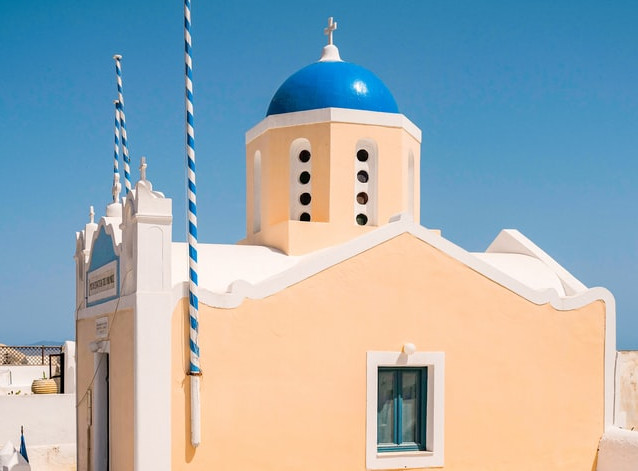
#> input picture data/church.jpg, 638 x 471 px
$ jupyter execute 2.5-edge_detection.ipynb   (shell and % lines are left out)
#> lines starting #> are read from the running program, lines starting #| are printed output that depends on the picture
[](https://colab.research.google.com/github/vmetsis/cads-cv/blob/main/2.5-edge_detection.ipynb)

# Edge Detection

## Download the Data

[cell 1]
# If running on Google Colab, download the data first.

import os
import sys

# [12 lines left out: functions download_files, download_data, not called in this run]

if 'google.colab' in sys.modules:
    download_data()

## Canny Edge Detector

Edge detection is a popular image processing technique that is used to detect the edges of an image. The edges are defined as the points where the intensity changes abruptly. One way to detect the edges is to use the Sobel filter. However, as we saw in the prevous example, the gradient values returned by the sobel filter, after calculating the gradient in all directions, can be any real number. To decide if a pixel is an edge or not, we need to use a threshold and convert the gradient to a binary value. Depending on the threshold value, the strength of the gradient and the noise levels in the image, the white pixels that we get from this process can be either edges or not edges.

The **Canny Edge Detector** is an algorithm that tries to solve those problems by following a few simple steps:
- **Step 1**: Blur the image to reduce noise by applying a Gaussian filter.
- **Step 2**: Calculate the gradient in all directions using the Sobel filter.
- **Step 3**: Calculate the magnitude of the gradient at each pixel.
- **Step 4**: Calculate the direction of the gradient at each pixel.
- **Step 5**: Apply a non-maximum suppression to remove spurious edges.
- **Step 6**: Apply a hysteresis threshold to identify the edges.

Let's apply the Canny edge detection to the church image from the example above. The Canny edge detection is implemented as the function `cv.Canny`.

The parameters of the Canny edge detection are:
- img: The image to be filtered.
- threshold1: The first threshold for the hysteresis procedure.
- threshold2: The second threshold for the hysteresis procedure.
- apertureSize: The aperture (filter) size for the Sobel operator. Commonly apertureSize=3.
- L2gradient: A flag that indicates whether we want to use a L2-norm (true) or L1-norm (false) for the gradient.
- **Returns**: The edges of the image.
- **See also**: [Canny edge detection](https://docs.opencv.org/4.x/dd/d1a/group__imgproc__feature.html#ga04723e007ed888ddf11d9ba04e2232de)

[cell 2]
import cv2 as cv
import numpy as np
from matplotlib import pyplot as plt


img = cv.imread('data/church.jpg', cv.IMREAD_GRAYSCALE)
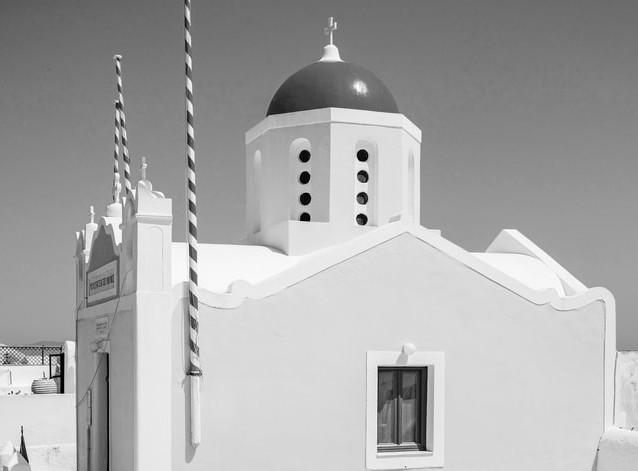
#> img: shape (471, 638); min 0, max 255, mean 168.6

edges = cv.Canny(img, threshold1=30, threshold2=200, apertureSize=3, L2gradient=True)    # Canny edge detection
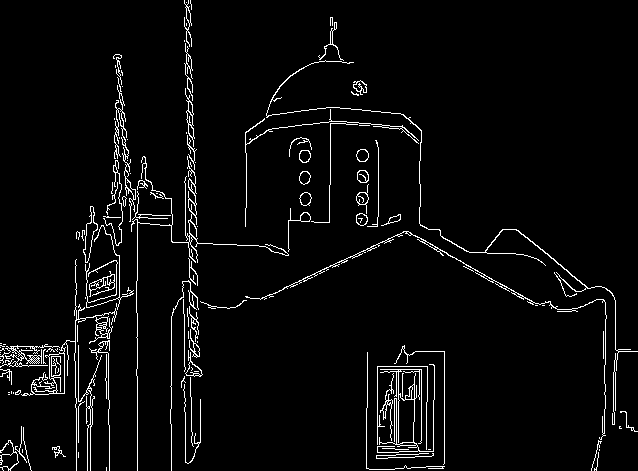
#> edges: shape (471, 638); 3.9% white in thin lines or dots

# Show original image and edges
plt.figure(figsize=(15, 5))
plt.subplot(121)
plt.imshow(img, cmap='gray'), plt.title('Original image')
plt.subplot(122)
plt.imshow(edges, cmap='gray'), plt.title('Edges')
plt.show()
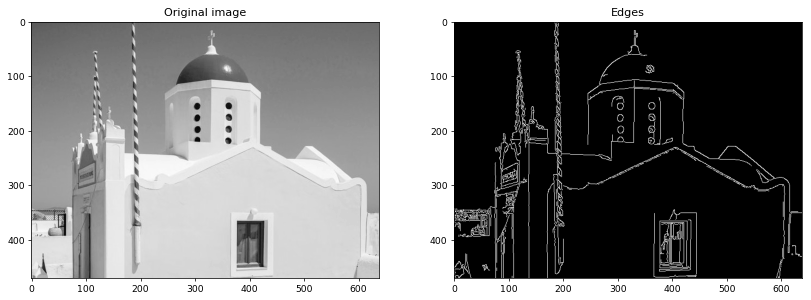
#> figure drawn by matplotlib, 2 panels

### Discussion on the Canny edge detection
Let's now discuss each one of the parameters of the Canny edge detection in more detail.

#### 1. Blur the image
Bluring the image helps reduce noise and spurious edges. That way we can generate a more "clean" edge image.

#### 2. Calculate the gradient in all directions using the Sobel filter
Applying the Sobel filter in all directions helps to calculate the gradient in all directions. The magnitue and the direction of the gradient at each pixel are calculated and used in the next steps.

#### 3. Calculate the magnitude of the gradient at each pixel
The magnitude of the gradient at each pixel is calculated using the L1 or L2-norm. If $ I_x = dI/dx $ and $ I_y = dI/dy $, then the magnitude of the gradient at each pixel is calculated as:

The L1-norm is the sum of the absolute values of the gradient at each pixel: $ Grad_{L_1} =|I_x|+|I_y| $.

The L2-norm is the square root of the sum of the squares of the gradient at each pixel. $ Grad_{L_2} =\sqrt{I_x^2+I_y^2} $.

Where $ dI/dx $ is the derivative of the intensity with respect to the x-axis and $ dI/dy $ is the derivative of the intensity with respect to the y-axis, as calculated by the Sobel filter.

#### 4. Calculate the direction of the gradient at each pixel
The direction of the gradient is the direction of the fastest change in intensity, and it is a unit vector perpendicular to the edge. The direction of the gradient at each pixel is calculated as the slope $ \theta $ of the gradient vector, using the arctangent of the gradient vector. The arctangent is the angle between the x-axis and the gradient. The angle is measured in radians but it can also be converted to degrees.
$$ \theta = \arctan(I_y/I_x) $$

#### 5. Apply a non-maximum suppression to remove spurious edges
The non-maximum suppression is a technique for making edges one pixel thick. The principle is simple: the algorithm goes through all the points on the gradient intensity matrix and finds the pixels with the maximum value in the edge directions. If the pixel is not in the edge direction, then it is set to 0. If a pixel is in the edge direction but it is not the maximum value, i.e. the strongest pixel in the edge direction, then it is set to 0. If the pixel is in the edge direction and it is the maximum value, then we keep it.

#### 6. Apply a hysteresis threshold to identify the edges
The hysteresis threshold is a technique for deciding if a pixel is an edge pixel or not when binarizing the edge image. The algorithm goes through all the pixels in the image and if the pixel is below the low threshold, then it is set to 0. If the pixel is above the high threshold, then it is set to 1. If the pixel is between the low and high thresholds, then it is set to 1 only if it is connected to a pixel that is above the high threshold. The effect of this process is that it creates more continuous edges.

One question that remains is how to decide the low and high thresholds. The simple way is to try different values and see which one works best visually. A more automated way is to use Otsu's method to determine the high threshold on the non-maximum suppressed gradient magnitude image to generate the high threshold. The low threshold is typically set to 1/2 of the high threshold in this case. Since the gradient magnitude image is continuous-valued without a well-defined maximum, Otsu's method has to be adapted to use value/count pairs instead of a complete histogram.

## Appendix

### Bilinear Interpolation

The term "bilinear" in "bilinear interpolation" refers to the use of linear interpolation in two dimensions. The term can be broken down into "bi-" meaning two, and "linear," which indicates the type of interpolation. Here's a quick rundown of how it works:

1. **Horizontal Interpolation**: For each of the two "lines" of pixel values that are closest to the target point in the vertical direction, a linear interpolation is performed in the horizontal direction. Essentially, you're finding an approximate value along each of the two horizontal lines nearest to the point.

2. **Vertical Interpolation**: Then, using the results of the two horizontal interpolations, another linear interpolation is performed in the vertical direction to find the approximate value at the target point.

So you perform one linear interpolation for the rows ("top" and "bottom" rows) and another linear interpolation for the columns ("left" and "right" columns), hence "bilinear."

Mathematically, if $ f(x, y) $ is the function representing the image, and you want to interpolate the value at a point $(x, y)$ using the four surrounding points $(x_0, y_0), (x_1, y_0), (x_0, y_1), (x_1, y_1)$, the bilinear interpolation formula would look something like this:

$
f(x, y) = (1 - x) \times (1 - y) \times f(x_0, y_0) + x \times (1 - y) \times f(x_1, y_0) + x \times y \times f(x_1, y_1) + (1 - x) \times y \times f(x_0, y_1)
$

Each term is a linear interpolation in one dimension, and the entire formula is a combination of these linear interpolations in two dimensions.

[cell 3]
import numpy as np

def bilinear_interpolation(image, x, y):
    rows, cols = image.shape
    x1, y1 = np.floor(x).astype(int), np.floor(y).astype(int)
    x2, y2 = np.ceil(x).astype(int), np.ceil(y).astype(int)

    # Clip the indices to lie within the valid range to avoid out-of-bounds errors
    x1 = np.clip(x1, 0, rows-1)
    y1 = np.clip(y1, 0, cols-1)
    x2 = np.clip(x2, 0, rows-1)
    y2 = np.clip(y2, 0, cols-1)

    q11 = image[x1, y1]
    q21 = image[x2, y1]
    q12 = image[x1, y2]
    q22 = image[x2, y2]

    return q11 * (x2 - x) * (y2 - y) + q21 * (x - x1) * (y2 - y) + q12 * (x2 - x) * (y - y1) + q22 * (x - x1) * (y - y1)

# Example usage
image = np.array([[1, 2],
                  [3, 4]], dtype=float)

row = 0.5
col = 0.5

result = bilinear_interpolation(image, row, col)
print("Interpolated value:", result)

### Non-Maxima Suppression

Non-Maxima Suppression (NMS) is a crucial step in edge detection algorithms such as the Canny edge detector. Its primary role is to thin the edges, ensuring that they are sharp and well-defined. The algorithm works by preserving the local maxima in the gradient magnitude of the image while setting the other pixels to zero, effectively suppressing non-maximal pixels.

#### Algorithm Steps

1. **Input**:
    - The gradient magnitude (`grad_norms`) of an image, which quantifies the "edginess" at each pixel.
    - The gradient direction (`thetas`) at each pixel, typically in degrees or radians.
    - The distance (`distance`) parameter, which defines how far to look when comparing the gradient magnitude with its neighbors along the gradient direction.

2. **Initialization**:
    - Initialize an output array, `result`, with the same dimensions as the input image, setting all elements to zero.
    - Convert gradient directions to radians if they are given in degrees.

3. **Padding**:
    - Pad the gradient magnitude array with zeros to handle boundary cases.

4. **Loop Over Pixels**:
    - For each pixel (ignoring a margin around the edges), do the following:
        - Find the gradient magnitude and direction at the current pixel.
        - Calculate the coordinates of two points along the gradient direction, one in the positive direction (`value1`) and one in the negative direction (`value2`), separated by a distance specified by the `distance` parameter.
        - Use bilinear interpolation to find the gradient magnitudes at these two points.
        - Compare the gradient magnitude of the current pixel with those of the two interpolated points:
            - If the gradient magnitude at the current pixel is greater than or equal to both `value1` and `value2`, it is considered a local maximum. Keep this value in the `result` array.
            - Otherwise, set the value in the `result` array to zero, effectively suppressing the non-maxima.

5. **Output**:
    - The `result` array, which contains thinned edges, is returned.

#### Mathematical Formulation

For a given pixel at location $ (x, y) $ with gradient magnitude $ M(x, y) $ and gradient direction $ \theta(x, y) $, the algorithm checks the gradient magnitudes at two points along the gradient direction:

$$
\begin{align*}
(x_1, y_1) &= (x + \text{distance} \cdot \sin(\theta), y + \text{distance} \cdot \cos(\theta)) \\
(x_2, y_2) &= (x - \text{distance} \cdot \sin(\theta), y - \text{distance} \cdot \cos(\theta))
\end{align*}
$$

Then, $ M(x, y) $ is kept as-is if $ M(x, y) \geq M(x_1, y_1) $ and $ M(x, y) \geq M(x_2, y_2) $.

#### Why is it Important?

Non-Maxima Suppression helps in reducing the thickness of the edges to a single-pixel width, making the edges more accurate and easier to analyze. This makes the subsequent steps in edge detection more effective, leading to better overall results.

#### Advantages

1. Improves edge localization.
2. Reduces false positives by eliminating pixels that are not part of a true edge.
3. Produces cleaner and sharper edges, aiding in better image segmentation and object recognition.

By understanding how non-maxima suppression works, one can better appreciate its crucial role in edge detection and image processing tasks.

[cell 4]
# [22 lines left out: function nonmaxima_suppression, not called in this run]

The double nested loop can be slow, but it is possible to vectorize the algorithm using NumPy. The following implementation shows how to vectorize the algorithm using NumPy to speed up the process. The implementation quite involved, so it is not necessary to understand it in detail. The important thing is to understand the algorithm and how it works.

[cell 5]
def nonmaxima_suppression_fast(grad_norms, thetas, distance):
    thetas = np.deg2rad(thetas)
    rows, cols = grad_norms.shape

    # pad image with zeros, to avoid out-of-bounds indexing
    grad_norms = np.pad(grad_norms, ((0, 1), (0, 1)), 'constant')

    result = np.zeros((rows, cols))
    margin = int(np.ceil(distance))

    row_indices, col_indices = np.meshgrid(
        np.arange(margin, rows - margin),
        np.arange(margin, cols - margin),
        indexing='ij'
    )

    angles = thetas[row_indices, col_indices]
    displacements = distance * np.stack([np.sin(angles), np.cos(angles)], axis=-1)

    center_values = grad_norms[row_indices, col_indices]

    value1 = bilinear_interpolation(
        grad_norms,
        row_indices + displacements[..., 0],
        col_indices + displacements[..., 1]
    )

    value2 = bilinear_interpolation(
        grad_norms,
        row_indices - displacements[..., 0],
        col_indices - displacements[..., 1]
    )

    mask = (center_values >= value1) & (center_values >= value2)
    result[row_indices[mask], col_indices[mask]] = center_values[mask]

    return result

### Hysteresis Thresholding

Hysteresis thresholding is an essential step in edge detection algorithms like the Canny edge detector. The technique aims to address the problem of discontinuities in detected edges. In simpler terms, it helps to keep important edge pixels and remove noisy pixels, thereby forming a complete and meaningful edge.

#### Algorithm Steps

1. **Input**:
    - The pre-processed image (`im`) where edge intensities are usually indicated by gradients.
    - Two threshold values, $ T1 $ (low threshold) and $ T2 $ (high threshold).

2. **Initialization**:
    - Ensure that $ T2 $ is the higher threshold and $ T1 $ is the lower threshold. Swap them if necessary.

3. **Initial Thresholding**:
    - Identify pixels where the intensity is greater than $ T1 $ (low threshold) and mark them as potential edge pixels.
    - Find the coordinates of the pixels where the intensity is greater than $ T2 $ (high threshold).

4. **Connected Components Analysis**:
    - Identify all connected regions in the image that are formed by pixels marked as potential edges in step 3.

5. **Edge Tracking by Hysteresis**:
    - For each connected region, check if it contains at least one pixel whose intensity is greater than $ T2 $. If it does, all the pixels in that connected region are considered edges. Otherwise, they are suppressed (set to zero).

6. **Output**:
    - A binary image (`bw`) with the final edges where edge pixels are marked as 1 and non-edge pixels as 0.

#### Mathematical Formulation

Let $ I(x, y) $ be the intensity of a pixel at location $ (x, y) $. The algorithm works as follows:

1. Create an initial binary image $ B $ where
   $$
   B(x, y) =
   \begin{cases}
   1 & \text{if } I(x, y) > T1 \\
   0 & \text{otherwise}
   \end{cases}
   $$

2. Find connected components $ C_1, C_2, \ldots, C_n $ in $ B $.

3. For each connected component $ C_i $, if it contains at least one pixel $ (x, y) $ such that $ I(x, y) > T2 $, then all pixels in $ C_i $ are set to 1 in the output image. Otherwise, they are set to 0.

#### Why is it Important?

Hysteresis thresholding resolves ambiguities in edge detection. By using two thresholds $ T1 $ and $ T2 $, it ensures that weak edges that are connected to strong edges are not discarded, providing a mechanism for spatial continuity of edge pixels.

#### Advantages

1. **Reduces False Edges**: Helps in reducing the number of false or spurious edges in the image.
2. **Improves Edge Continuity**: Ensures that weak edge pixels that are spatially connected to strong edge pixels are not discarded.
3. **Simple and Effective**: Despite its simplicity, hysteresis thresholding is highly effective in isolating meaningful edges in images.

By understanding the roles of the low and high thresholds ($ T1 $ and $ T2 $) in this updated explanation, one can better appreciate the effectiveness of hysteresis thresholding in edge detection.

[cell 6]
def hysthresh(im, T1, T2):
    # Ensure T2 is greater than T1
    if T2 < T1:
        T1, T2 = T2, T1

    # Pixels above the lower threshold (T1)
    aboveT1 = (im > T1).astype(np.uint8)

    # Coordinates of pixels above the upper threshold (T2)
    aboveT2 = np.argwhere(im > T2)

    # Find connected components
    _, labels = cv.connectedComponents(aboveT1, connectivity=8)

    # Identify components that include a point above the upper threshold (T2)
    unique_labels = np.unique(labels[aboveT2[:, 0], aboveT2[:, 1]])

    # Create the output image
    bw = np.isin(labels, unique_labels).astype(np.uint8)

    return bw

## Custom implementation of the Canny edge detection

With all the necessary steps explained, we can now implement the Canny edge detection algorithm from scratch.

[cell 7]
# Canny edge detection function
def canny(image, sigma, distance, t1, t2):
    # Step 1: Blur the image
#> called with sigma = 1, distance = 1, t1 = 30, t2 = 200
    blurred_image = cv.GaussianBlur(image, (0, 0), sigma)

    # Step 2: Calculate the gradient using the Sobel filter
    grad_x = cv.Sobel(blurred_image, cv.CV_64F, 1, 0, ksize=3)
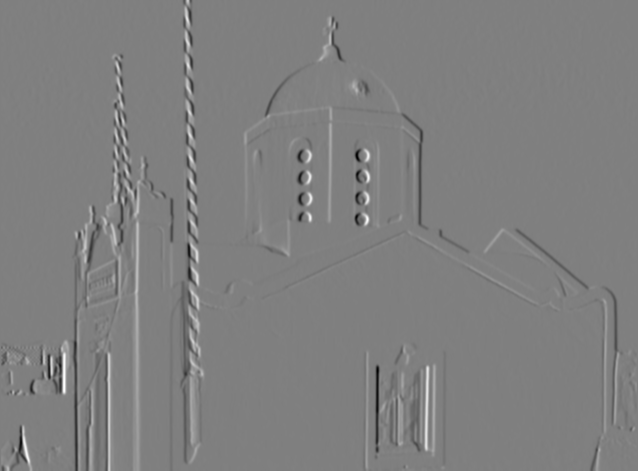
#> grad_x: shape (471, 638) float64; min -501, max 498, mean 0.1; drawn with min black and max white
    grad_y = cv.Sobel(blurred_image, cv.CV_64F, 0, 1, ksize=3)
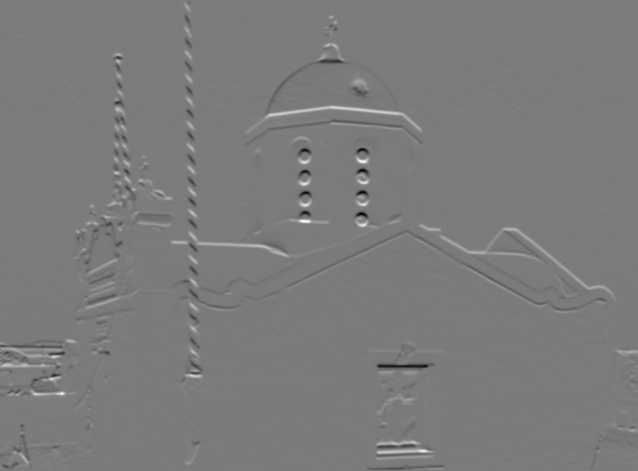
#> grad_y: shape (471, 638) float64; min -513, max 547, mean 1.6; drawn with min black and max white

    # Step 3: Calculate the magnitude of the gradient (L2-norm used here)
    grad_mag = np.sqrt(grad_x**2 + grad_y**2)
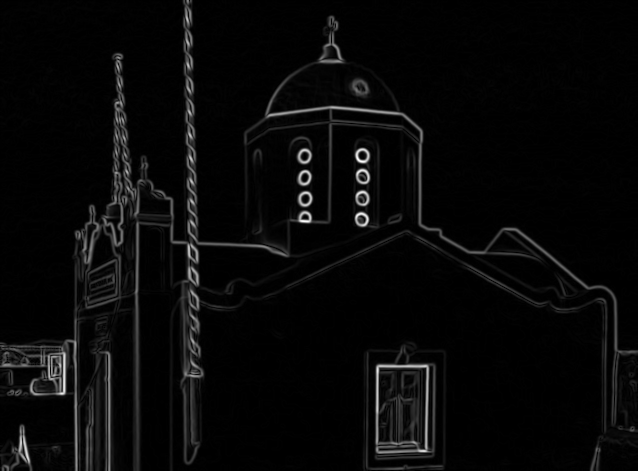
#> grad_mag: shape (471, 638) float64; min 0, max 552.3, mean 19.1; drawn with min black and max white

    # Step 4: Calculate the direction of the gradient
    grad_orient = np.arctan2(grad_y, grad_x)
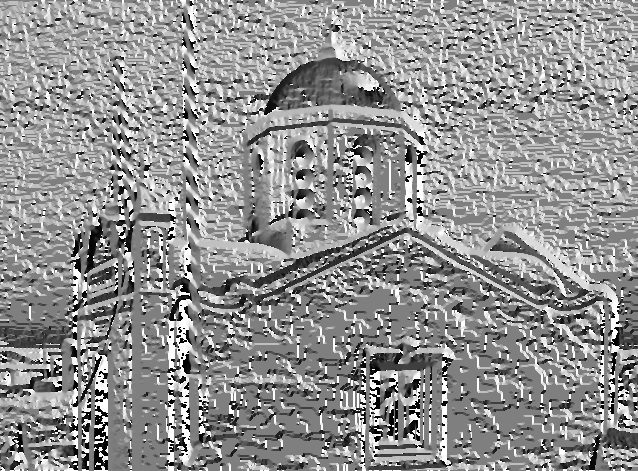
#> grad_orient: shape (471, 638) float64; min -3.14, max 3.14, mean 0.444; drawn with min black and max white
    grad_orient = np.rad2deg(grad_orient) % 180  # Convert to degrees and constrain to [0, 180)
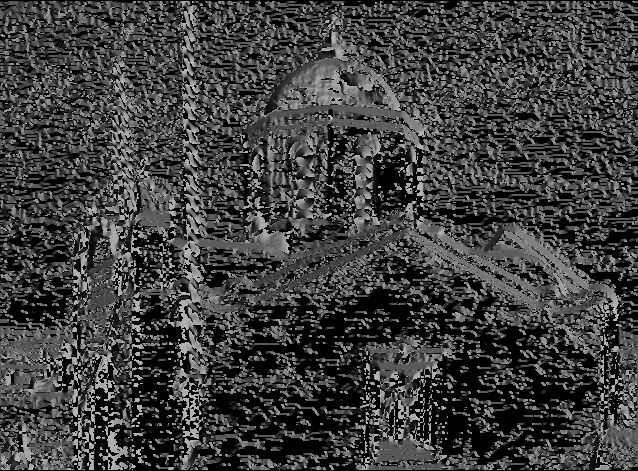
#> grad_orient: shape (471, 638) float64; min 0, max 179.9, mean 62.7

    # Step 5: Apply non-maxima suppression
    suppressed_grad_mag = nonmaxima_suppression_fast(grad_mag, grad_orient, distance)
#> in nonmaxima_suppression_fast, `thetas = np.deg2rad(thetas)`:
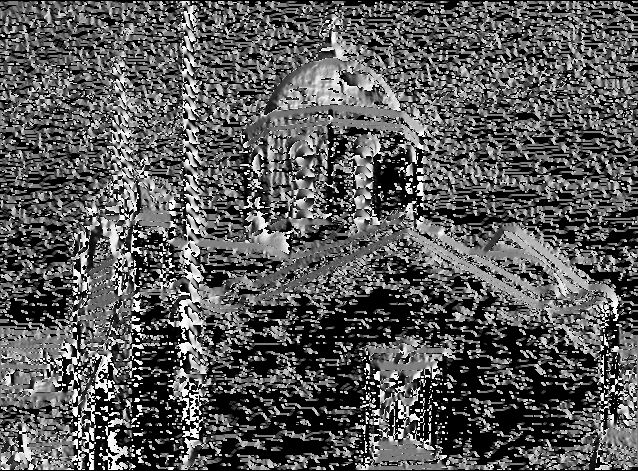
#> thetas: shape (471, 638) float64; min 0, max 3.14, mean 1.1; drawn with min black and max white
#> (the rest of the program and of its run is left out)
